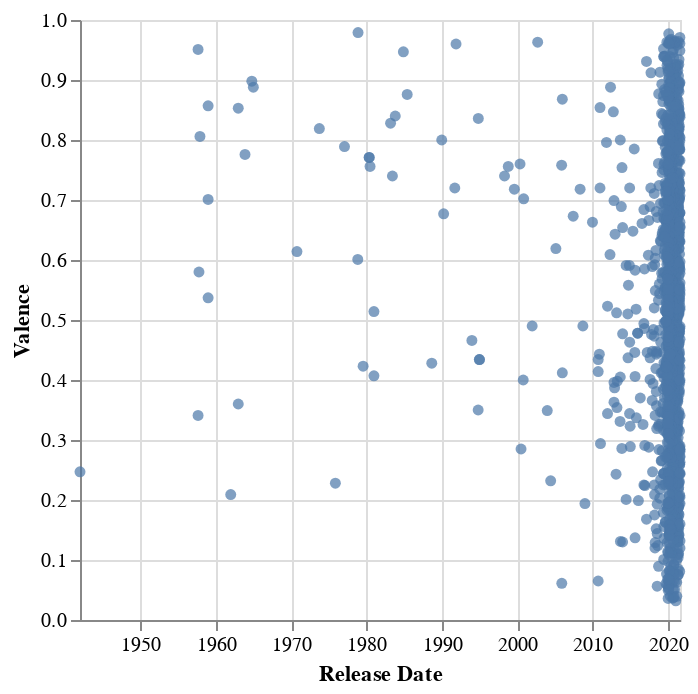

The notebook cell this image was saved under:
### Markdown cell above
### Part b

Which song in the dataset released between 1970 and 1980 had the lowest "Valence" level?  The highest?  Use the "Release Date" field to help answer this question.  Specify that Altair should interpret these Release Date values as dates, not strings, by using the `":T"` encoding type abbreviation.

### Code cell
alt.Chart(df).mark_circle().encode(
    alt.X("Release Date:T"),
    alt.Y("Valence"),
    alt.Tooltip(["Artist", "Song Name"])
)

### Figure 1 — Vega-Lite specification as saved in the notebook (floating-point values rounded to 4 significant figures; data arrays with more than 128 entries replaced by an {"elided": "..."} marker saying what was removed)
{"config": {"view": {"continuousWidth": 300, "continuousHeight": 300}}, "data": {"name": "data-d32e7e0f2f28b8da3ea425a53a95f09a"}, "mark": {"type": "circle"}, "encoding": {"tooltip": [{"field": "Artist", "type": "nominal"}, {"field": "Song Name", "type": "nominal"}], "x": {"field": "Release Date", "type": "temporal"}, "y": {"field": "Valence", "type": "quantitative"}}, "$schema": "https://vega.github.io/schema/vega-lite/v5.17.0.json", "datasets": {"data-d32e7e0f2f28b8da3ea425a53a95f09a": {"elided": "1556 records"}}}
